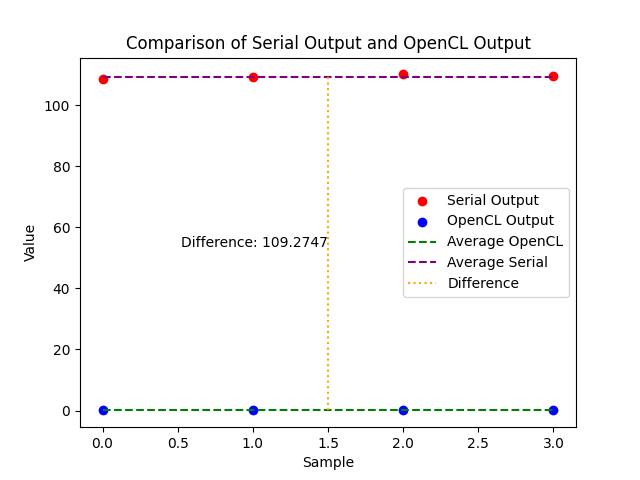

This figure's Python source:
import matplotlib.pyplot as plt
import numpy as np

# Data
serial_output = [108.498990, 109.261769, 110.026139, 109.491663]
opencl_output = [0.044924, 0.044626, 0.045300, 0.045078]
average_opencl = np.mean(opencl_output)
average_serial = np.mean(serial_output)


# Calculate the difference
difference = average_serial - average_opencl
# Plotting
x = np.arange(len(serial_output))

# Plotting the data points
plt.scatter(x, serial_output, color='red', label='Serial Output')
plt.scatter(x, opencl_output, color='blue', label='OpenCL Output')

# Plotting the average line
plt.plot(x, [average_opencl] * len(x), color='green', linestyle='--', label='Average OpenCL')
plt.plot(x, [average_serial] * len(x), color='purple', linestyle='--', label='Average Serial')



# Plotting the difference line
line_x = x[0] + (x[-1] - x[0]) / 2  # x-coordinate for the vertical line
plt.plot([line_x, line_x], [average_serial,average_opencl], color='orange', linestyle=':', label='Difference')

# Adding text for difference
text_x = line_x
text_y = (average_serial+average_opencl) / 2
plt.text(text_x, text_y, f'Difference: {difference:.4f}', ha='right', va='center', color='black')
# Set labels and title
plt.xlabel('Sample')
plt.ylabel('Value')
plt.title('Comparison of Serial Output and OpenCL Output')

# Add legend
plt.legend()

# Display the graph
plt.show()
